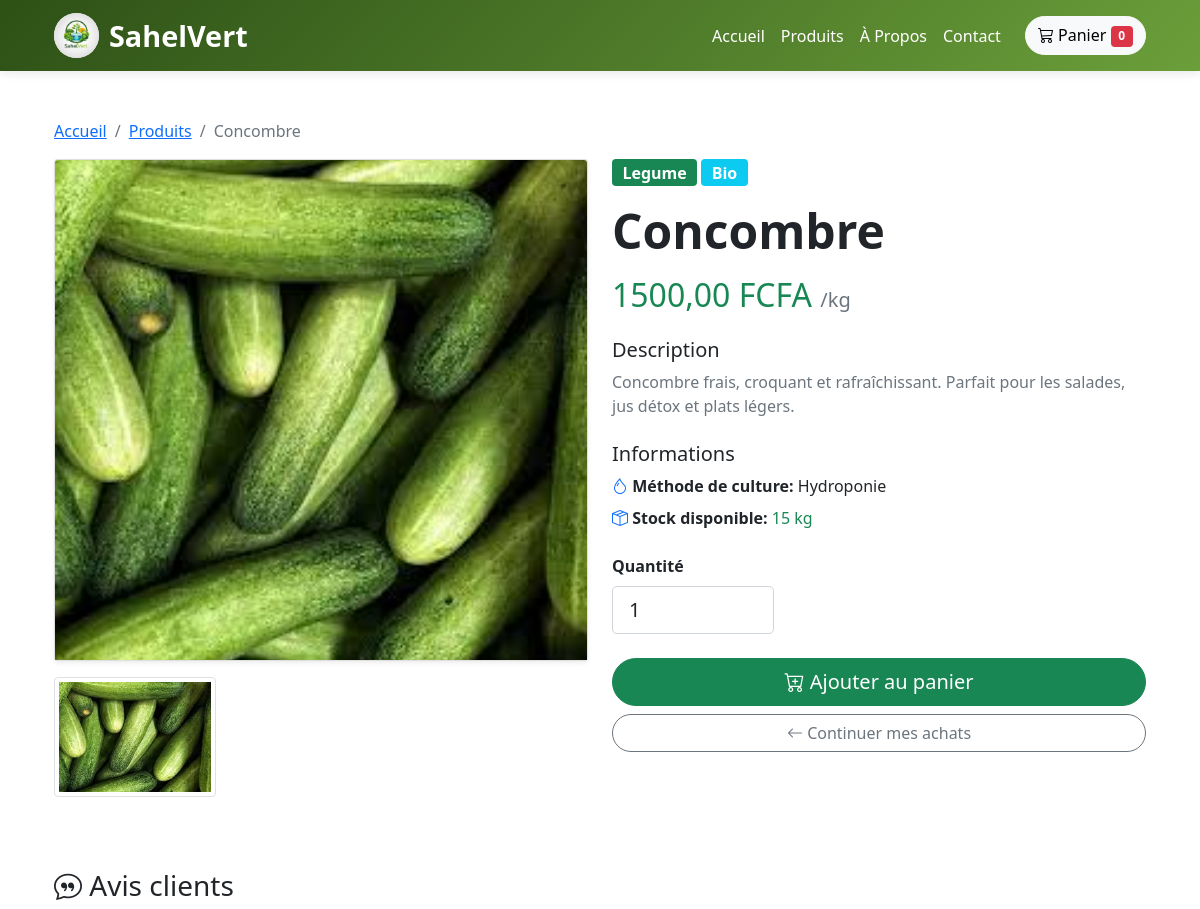
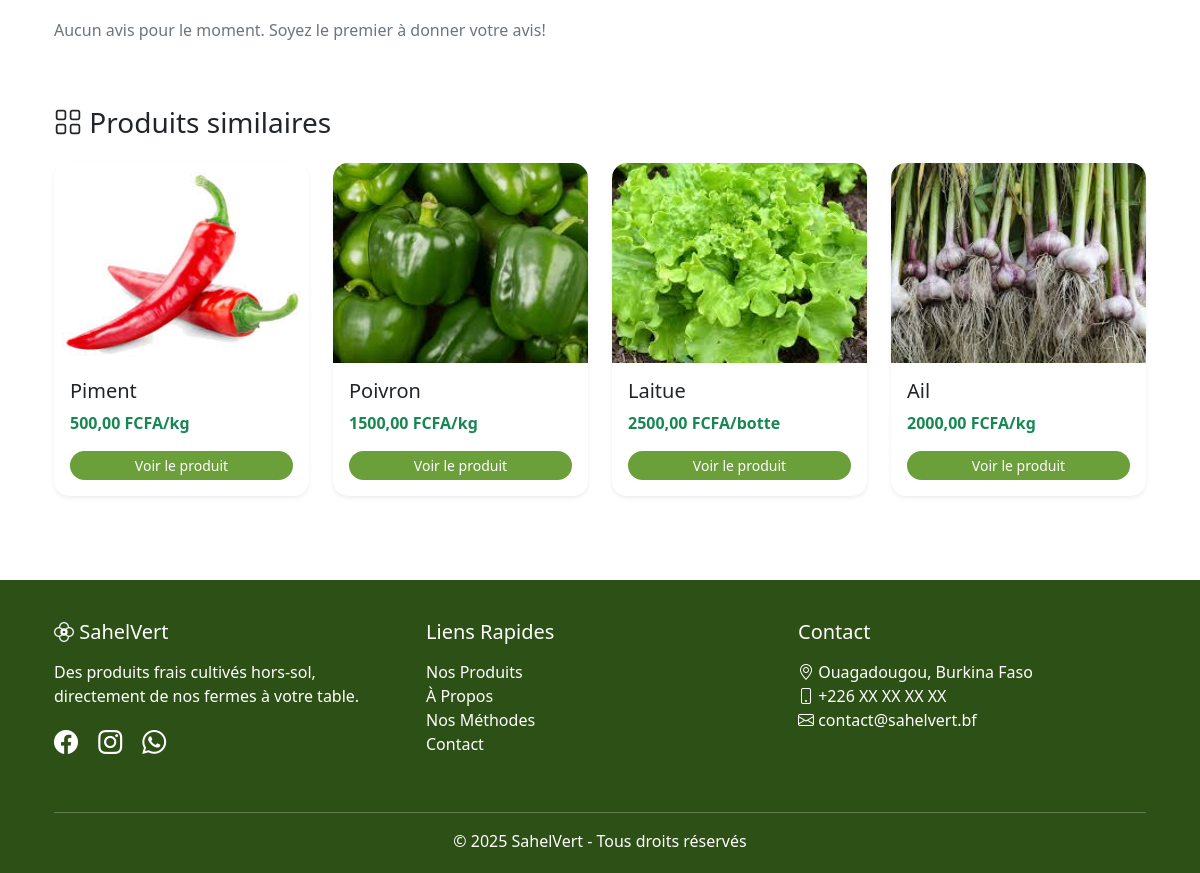
/produit/10/, run on the app's committed database (2 pictures, top to bottom).
### Shop/models.py (models this page shows, shortened)
class Produit(models.Model):
    UNITE_CHOICES = [
        ('kg', 'Kilogramme'),
        ('piece', 'Pièce'),
        ('botte', 'Botte'),
        ('sachet', 'Sachet'),
    ]
    nom = models.CharField(max_length=200)
    categorie = models.ForeignKey(Categorie, on_delete=models.CASCADE, related_name='produits')
    description = models.TextField()
    prix = models.DecimalField(
        max_digits=10,
        decimal_places=2,
        validators=[MinValueValidator(Decimal('0.01'))]
    )
    unite = models.CharField(max_length=10, choices=UNITE_CHOICES, default='kg')
    stock = models.IntegerField(default=0, validators=[MinValueValidator(0)])
    par_commande =models.BooleanField(default =False ,help_text="Indique si le produit doit se daire par commande")
    image = models.ImageField(upload_to='produits/')
    image_2 = models.ImageField(upload_to='produits/', blank=True, null=True)
    image_3 = models.ImageField(upload_to='produits/', blank=True, null=True)
    mth_choice=[
        ("Hydroponie","Hydronponie"),
        ("Aquaponie","Aquaponie"),
    ]
    methode_culture = models.CharField(max_length=100, blank=True,choices=mth_choice)
    cer_choice =[
        ("Bio","Bio"),
        ("Sans pesticides","Sans pesticides"),
    ]
    certifications = models.CharField(max_length=200, blank=True, choices =cer_choice)
    actif = models.BooleanField(default=True)
    en_promotion = models.BooleanField(default=False)
    pourcentage_promotion = models.DecimalField(
        max_digits=5,
        decimal_places=2,
        default=0,
        validators=[MinValueValidator(0)]
    )
    date_creation = models.DateTimeField(auto_now_add=True)
    date_modification = models.DateTimeField(auto_now=True)
    class Meta:
        verbose_name = "Produit"
        verbose_name_plural = "Produits"
        ordering = ['-date_creation']

class Categorie(models.Model):
    nom = models.CharField(max_length=100, unique=True)
    description = models.TextField(blank=True)
    image = models.ImageField(upload_to='categories/', blank=True, null=True)
    actif = models.BooleanField(default=True)
    date_creation = models.DateTimeField(auto_now_add=True)
    class Meta:
        verbose_name = "Catégorie"
        verbose_name_plural = "Catégories"
        ordering = ['nom']

### Shop/views.py (the view)
# urls.py: path('produit/<int:produit_id>/', views.detail_produit, name='detail_produit'),
def detail_produit(request, produit_id):
    produit = get_object_or_404(Produit, id=produit_id, actif=True)
    avis = produit.avis.filter(approuve=True).order_by('-date_creation')
    note_moyenne = avis.aggregate(Avg('note'))['note__avg']
    produits_similaires = Produit.objects.filter(
        categorie=produit.categorie,
        actif=True
    ).exclude(id=produit.id)[:4]
    context = {
        'produit': produit,
        'avis': avis,
        'note_moyenne': note_moyenne,
        'produits_similaires': produits_similaires,
    }
    return render(request, 'shop/detail_produit.html', context)

### templates/shop/detail_produit.html (shortened to what this page needs)
{% extends 'base.html' %}
{% block content %}
<div class="container my-5">
    <nav aria-label="breadcrumb">
        <ol class="breadcrumb">
            <li class="breadcrumb-item"><a href="/">Accueil</a></li>
            <li class="breadcrumb-item"><a href="/produits">Produits</a></li>
            <li class="breadcrumb-item active">{{ produit.nom }}</li>
        </ol>
    </nav>
    <div class="row">
        <div class="col-md-6 mb-4">
            <div class="card shadow-sm">
                <img src="{{ produit.image.url }}"
                     class="card-img-top"
                     id="mainImage"
                     alt="{{ produit.nom }}"
                     style="height: 500px; object-fit: cover;">
            </div>
            <div class="row mt-3">
                <div class="col-4">
                    <img src="{{ produit.image.url }}"
                         class="img-thumbnail cursor-pointer"
                         onclick="changeImage('{{ produit.image.url }}')"
                         style="cursor: pointer; height: 120px; object-fit: cover; width: 100%;">
                </div>
            </div>
        </div>
        <div class="col-md-6">
            <div class="mb-3">
                <span class="badge bg-success fs-6">{{ produit.categorie.nom }}</span>
                {% if produit.certifications %}
                <span class="badge bg-info fs-6">{{ produit.certifications }}</span>
                {% endif %}
            </div>
            <h1 class="display-5 fw-bold mb-3">{{ produit.nom }}</h1>
            <div class="mb-4">
                {% if produit.en_promotion %}
                <p class="text-muted text-decoration-line-through mb-1 fs-5">
                    {{ produit.prix }} FCFA
                </p>
                <h2 class="text-success mb-0">
                    {{ produit.prix_avec_promotion }} FCFA
                    <small class="text-muted fs-5">/{{ produit.unite }}</small>
                </h2>
                <span class="badge bg-danger">
                    Économisez {{ produit.pourcentage_promotion }}%
                </span>
                {% else %}
                <h2 class="text-success mb-0">
                    {{ produit.prix }} FCFA
                    <small class="text-muted fs-5">/{{ produit.unite }}</small>
                </h2>
                {% endif %}
            </div>
            <div class="mb-4">
                <h5>Description</h5>
                <p class="text-muted">{{ produit.description }}</p>
            </div>
            <div class="mb-4">
                <h5>Informations</h5>
                <ul class="list-unstyled">
                    {% if produit.methode_culture %}
                    <li class="mb-2">
                        <i class="bi bi-droplet text-primary"></i>
                        <strong>Méthode de culture:</strong> {{ produit.methode_culture }}
                    </li>
                    {% endif %}
                    <li class="mb-2">
                        <i class="bi bi-box-seam text-primary"></i>
                        <strong>Stock disponible:</strong>
                        {% if produit.stock > 0 %}
                            <span class="text-success">{{ produit.stock }} {{ produit.unite }}</span>
                        {% else %}
                            <span class="text-danger">Rupture de stock</span>
                        {% endif %}
                    </li>
                </ul>
            </div>
            {% if produit.stock > 0 %}
            <form method="POST" action="/ajouter-au-panier/{{ produit.id }}/">
                <div class="row mb-4">
                    <div class="col-md-4">
                        <label class="form-label fw-bold">Quantité</label>
                        <input type="number"
                               name="quantite"
                               class="form-control form-control-lg"
                               value="1"
                               min="0.5"
                               step="0.5"
                               max="{{ produit.stock }}"
                               required>
                    </div>
                </div>
                <div class="d-grid gap-2">
                    <button type="submit" class="btn btn-success btn-lg rounded-pill">
                        <i class="bi bi-cart-plus"></i> Ajouter au panier
                    </button>
                    <a href="/produits" class="btn btn-outline-secondary rounded-pill">
                        <i class="bi bi-arrow-left"></i> Continuer mes achats
                    </a>
                </div>
            </form>
            {% else %}
            <div class="alert alert-warning">
                <i class="bi bi-exclamation-triangle"></i>
                Ce produit est actuellement en rupture de stock
            </div>
            {% endif %}
        </div>
    </div>
    <div class="row mt-5">
        <div class="col-12">
            <h3 class="mb-4">
                <i class="bi bi-chat-quote"></i> Avis clients
            </h3>
            {% if avis %}
            <div class="row">
                {% for avis_item in avis %}
                <div class="col-md-6 mb-3">
                    <div class="card">
                        <div class="card-body">
                            <div class="d-flex justify-content-between mb-2">
                                <strong>{{ avis_item.client.user.get_full_name }}</strong>
                                <span class="text-warning">
                                    {% for i in "12345" %}
                                        {% if forloop.counter <= avis_item.note %}
                                            <i class="bi bi-star-fill"></i>
                                        {% else %}
                                            <i class="bi bi-star"></i>
                                        {% endif %}
                                    {% endfor %}
                                </span>
                            </div>
                            <p class="text-muted mb-0">{{ avis_item.commentaire }}</p>
                            <small class="text-muted">{{ avis_item.date_creation|date:"d/m/Y" }}</small>
                        </div>
                    </div>
                </div>
                {% endfor %}
            </div>
            {% else %}
            <p class="text-muted">Aucun avis pour le moment. Soyez le premier à donner votre avis!</p>
            {% endif %}
        </div>
    </div>
    {% if produits_similaires %}
    <div class="row mt-5">
        <div class="col-12">
            <h3 class="mb-4">
                <i class="bi bi-grid"></i> Produits similaires
            </h3>
            <div class="row">
                {% for produit_sim in produits_similaires %}
                <div class="col-md-3 mb-4">
                    <div class="card product-card shadow-sm h-100">
                        <img src="{{ produit_sim.image.url }}"
                             class="card-img-top"
                             alt="{{ produit_sim.nom }}"
                             style="height: 200px; object-fit: cover;">
                        <div class="card-body">
                            <h5 class="card-title">{{ produit_sim.nom }}</h5>
                            <p class="text-success fw-bold">
                                {{ produit_sim.prix }} FCFA/{{ produit_sim.unite }}
                            </p>
                            <a href="/produit/{{ produit_sim.id }}/" class="btn btn-sm btn-primary w-100 rounded-pill">
                                Voir le produit
                            </a>
                        </div>
                    </div>
                </div>
                {% endfor %}
            </div>
        </div>
    </div>
    {% endif %}
</div>
{% endblock %}

### templates/base.html (style rules this page uses)
:root { --primary-color: #2d5016; --secondary-color: #6b9f3a; --accent-color: #f4a261; }
body { font-family: 'Segoe UI', Tahoma, Geneva, Verdana, sans-serif; }
.product-card { transition: transform 0.3s, box-shadow 0.3s; border: none; border-radius: 15px; overflow: hidden; }
.btn-primary { background: var(--secondary-color); border: none; }

### data on the page
Produit: nom "Concombre", image (picture), categorie.nom "Legume", certifications "Bio", prix "1500,00", unite "kg", description "Concombre frais, croquant et rafraîchissant. Parfait pour les salades, jus détox et plats légers.", methode_culture "Hydroponie", stock "15"
Produit: image (picture), nom "Piment", prix "500,00", unite "kg"
Produit: image (picture), nom "Poivron", prix "1500,00", unite "kg"
Produit: image (picture), nom "Laitue", prix "2500,00", unite "botte"
Produit: image (picture), nom "Ail", prix "2000,00", unite "kg"
